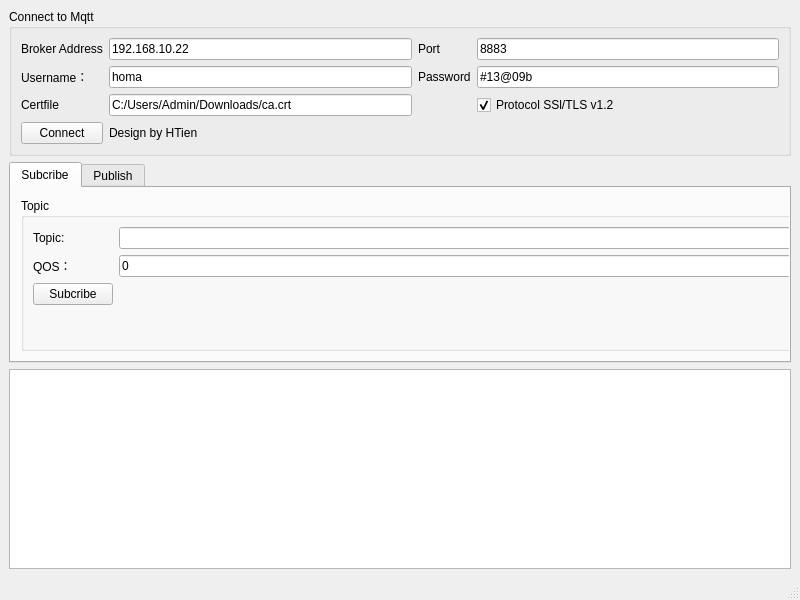
<?xml version="1.0" encoding="UTF-8"?>
<ui version="4.0">
 <class>MainWindow</class>
 <widget class="QMainWindow" name="MainWindow">
  <property name="geometry">
   <rect>
    <x>0</x>
    <y>0</y>
    <width>800</width>
    <height>600</height>
   </rect>
  </property>
  <property name="windowTitle">
   <string>MainWindow</string>
  </property>
  <widget class="QWidget" name="centralwidget">
   <layout class="QVBoxLayout" name="verticalLayout">
    <item>
     <widget class="QGroupBox" name="groupBox">
      <property name="title">
       <string>Connect to Mqtt</string>
      </property>
      <layout class="QGridLayout" name="gridLayout" columnstretch="0,0,0,0">
       <item row="1" column="0">
        <widget class="QLabel" name="label_6">
         <property name="text">
          <string>Username：</string>
         </property>
        </widget>
       </item>
       <item row="3" column="0">
        <widget class="QLabel" name="label_4">
         <property name="text">
          <string>Certfile </string>
         </property>
        </widget>
       </item>
       <item row="3" column="1">
        <widget class="QLineEdit" name="lineEdit_cert">
         <property name="toolTip">
          <string>Nhập đường dẫn đến file Certificate nếu có</string>
         </property>
         <property name="text">
          <string>C:/Users/Admin/Downloads/ca.crt</string>
         </property>
        </widget>
       </item>
       <item row="3" column="3">
        <widget class="QCheckBox" name="checkBox_protocol">
         <property name="text">
          <string>Protocol SSl/TLS v1.2</string>
         </property>
         <property name="checked">
          <bool>true</bool>
         </property>
        </widget>
       </item>
       <item row="0" column="2">
        <widget class="QLabel" name="label_2">
         <property name="text">
          <string>Port</string>
         </property>
        </widget>
       </item>
       <item row="4" column="0">
        <widget class="QPushButton" name="pushButton_connect">
         <property name="toolTip">
          <string>Nhấn để kết nối</string>
         </property>
         <property name="text">
          <string>Connect</string>
         </property>
        </widget>
       </item>
       <item row="0" column="3">
        <widget class="QLineEdit" name="lineEdit_server_port">
         <property name="toolTip">
          <string>Cổng kết nối, mặc định là 8883</string>
         </property>
         <property name="whatsThis">
          <string>Cổng kết nối mặc định là 8883</string>
         </property>
         <property name="inputMask">
          <string>999999</string>
         </property>
         <property name="text">
          <string>8883</string>
         </property>
        </widget>
       </item>
       <item row="0" column="1">
        <widget class="QLineEdit" name="lineEdit_server_ip">
         <property name="toolTip">
          <string>Nhập địa chỉ IP</string>
         </property>
         <property name="whatsThis">
          <string>Nhập địa chỉ IP</string>
         </property>
         <property name="text">
          <string>192.168.10.22</string>
         </property>
        </widget>
       </item>
       <item row="1" column="1">
        <widget class="QLineEdit" name="lineEdit_user">
         <property name="text">
          <string>homa</string>
         </property>
        </widget>
       </item>
       <item row="1" column="2">
        <widget class="QLabel" name="label_7">
         <property name="text">
          <string>Password</string>
         </property>
        </widget>
       </item>
       <item row="0" column="0">
        <widget class="QLabel" name="label">
         <property name="frameShape">
          <enum>QFrame::NoFrame</enum>
         </property>
         <property name="text">
          <string>Broker Address</string>
         </property>
        </widget>
       </item>
       <item row="1" column="3">
        <widget class="QLineEdit" name="lineEdit_pwd">
         <property name="text">
          <string>#13@09b</string>
         </property>
        </widget>
       </item>
       <item row="4" column="1">
        <widget class="QLabel" name="label_8">
         <property name="text">
          <string>Design by HTien</string>
         </property>
        </widget>
       </item>
      </layout>
     </widget>
    </item>
    <item>
     <widget class="QTabWidget" name="tabWidget">
      <property name="currentIndex">
       <number>0</number>
      </property>
      <widget class="QWidget" name="tab">
       <attribute name="title">
        <string>Subcribe</string>
       </attribute>
       <widget class="QGroupBox" name="groupBox_2">
        <property name="geometry">
         <rect>
          <x>10</x>
          <y>10</y>
          <width>782</width>
          <height>153</height>
         </rect>
        </property>
        <property name="title">
         <string>Topic</string>
        </property>
        <layout class="QFormLayout" name="formLayout_2">
         <item row="0" column="0">
          <widget class="QLabel" name="label_3">
           <property name="text">
            <string>Topic:</string>
           </property>
          </widget>
         </item>
         <item row="0" column="1">
          <widget class="QLineEdit" name="lineEdit_topic">
           <property name="toolTip">
            <string>Nhập Topic ( Có thể nhập nhiều Topic cùng lúc)</string>
           </property>
          </widget>
         </item>
         <item row="1" column="0">
          <widget class="QLabel" name="label_5">
           <property name="text">
            <string>QOS：</string>
           </property>
          </widget>
         </item>
         <item row="1" column="1">
          <widget class="QLineEdit" name="lineEdit_qos">
           <property name="toolTip">
            <string>QOS（0，1，2）</string>
           </property>
           <property name="inputMask">
            <string>9</string>
           </property>
           <property name="text">
            <string>0</string>
           </property>
          </widget>
         </item>
         <item row="2" column="0">
          <widget class="QPushButton" name="pushButton_sub">
           <property name="toolTip">
            <string>Đăng ký Topic</string>
           </property>
           <property name="text">
            <string>Subcribe</string>
           </property>
          </widget>
         </item>
        </layout>
       </widget>
      </widget>
      <widget class="QWidget" name="tab_2">
       <attribute name="title">
        <string>Publish</string>
       </attribute>
       <widget class="QGroupBox" name="groupBox_3">
        <property name="geometry">
         <rect>
          <x>10</x>
          <y>10</y>
          <width>782</width>
          <height>153</height>
         </rect>
        </property>
        <property name="title">
         <string>Topic</string>
        </property>
        <layout class="QFormLayout" name="formLayout_3">
         <item row="0" column="0">
          <widget class="QLabel" name="label_9">
           <property name="text">
            <string>Topic:</string>
           </property>
          </widget>
         </item>
         <item row="0" column="1">
          <widget class="QLineEdit" name="lineEdit_topic_2">
           <property name="toolTip">
            <string>Nhập Topic để Publish</string>
           </property>
          </widget>
         </item>
         <item row="1" column="0">
          <widget class="QLabel" name="label_10">
           <property name="text">
            <string>QOS：</string>
           </property>
          </widget>
         </item>
         <item row="1" column="1">
          <widget class="QLineEdit" name="lineEdit_qos_2">
           <property name="toolTip">
            <string>QOS（0，1，2）</string>
           </property>
           <property name="inputMask">
            <string>9</string>
           </property>
           <property name="text">
            <string>0</string>
           </property>
          </widget>
         </item>
         <item row="2" column="0">
          <widget class="QLabel" name="label_11">
           <property name="text">
            <string>Message:</string>
           </property>
          </widget>
         </item>
         <item row="2" column="1">
          <widget class="QLineEdit" name="lineEdit_msg_pub">
           <property name="toolTip">
            <string>Nhập nội dung tin nhắn</string>
           </property>
          </widget>
         </item>
         <item row="3" column="0">
          <widget class="QPushButton" name="pushButton_pub">
           <property name="toolTip">
            <string>Nhấn để Publish</string>
           </property>
           <property name="text">
            <string>Publish</string>
           </property>
          </widget>
         </item>
        </layout>
       </widget>
      </widget>
     </widget>
    </item>
    <item>
     <widget class="QTextBrowser" name="textBrowser">
      <property name="toolTip">
       <string>Bảng thông báo nội dung</string>
      </property>
     </widget>
    </item>
   </layout>
  </widget>
  <widget class="QMenuBar" name="menubar">
   <property name="geometry">
    <rect>
     <x>0</x>
     <y>0</y>
     <width>800</width>
     <height>21</height>
    </rect>
   </property>
  </widget>
  <widget class="QStatusBar" name="statusbar"/>
 </widget>
 <resources/>
 <connections>
  <connection>
   <sender>pushButton_sub</sender>
   <signal>pressed()</signal>
   <receiver>MainWindow</receiver>
   <slot>slot_sub_pressed()</slot>
   <hints>
    <hint type="sourcelabel">
     <x>69</x>
     <y>260</y>
    </hint>
    <hint type="destinationlabel">
     <x>16</x>
     <y>373</y>
    </hint>
   </hints>
  </connection>
  <connection>
   <sender>pushButton_connect</sender>
   <signal>pressed()</signal>
   <receiver>MainWindow</receiver>
   <slot>slot_connect_pressed()</slot>
   <hints>
    <hint type="sourcelabel">
     <x>64</x>
     <y>119</y>
    </hint>
    <hint type="destinationlabel">
     <x>120</x>
     <y>200</y>
    </hint>
   </hints>
  </connection>
  <connection>
   <sender>pushButton_pub</sender>
   <signal>pressed()</signal>
   <receiver>MainWindow</receiver>
   <slot>slot_pub_pressed()</slot>
   <hints>
    <hint type="sourcelabel">
     <x>68</x>
     <y>288</y>
    </hint>
    <hint type="destinationlabel">
     <x>399</x>
     <y>299</y>
    </hint>
   </hints>
  </connection>
 </connections>
 <slots>
  <slot>slot_connect_pressed()</slot>
  <slot>slot_sub_pressed()</slot>
  <slot>slot_pub_pressed()</slot>
 </slots>
</ui>
